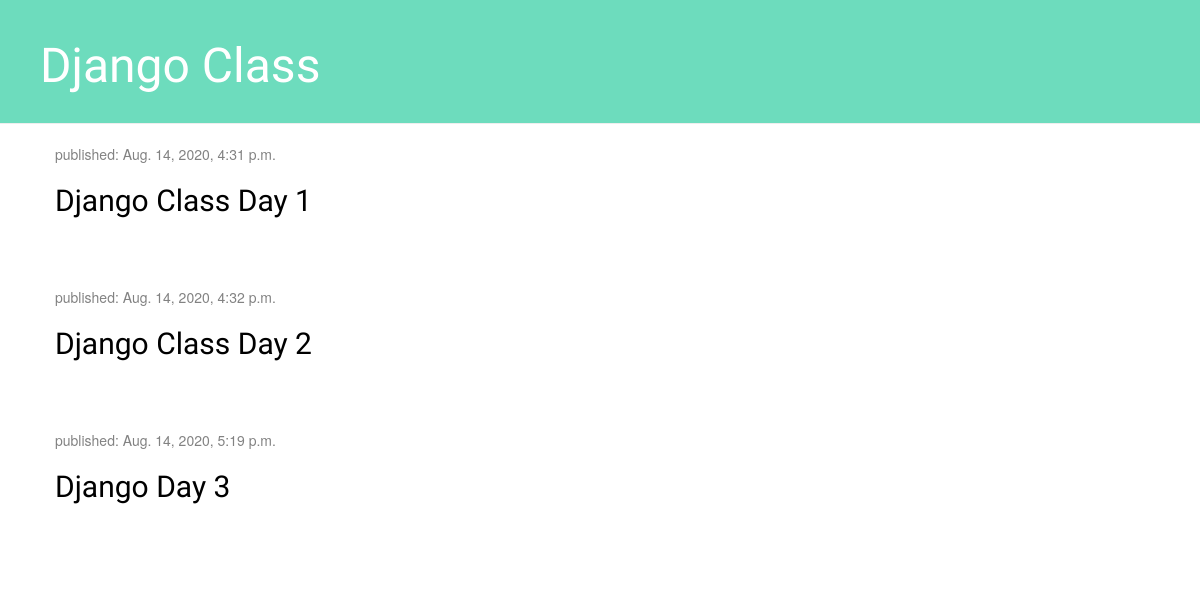
The app's page /, older data.
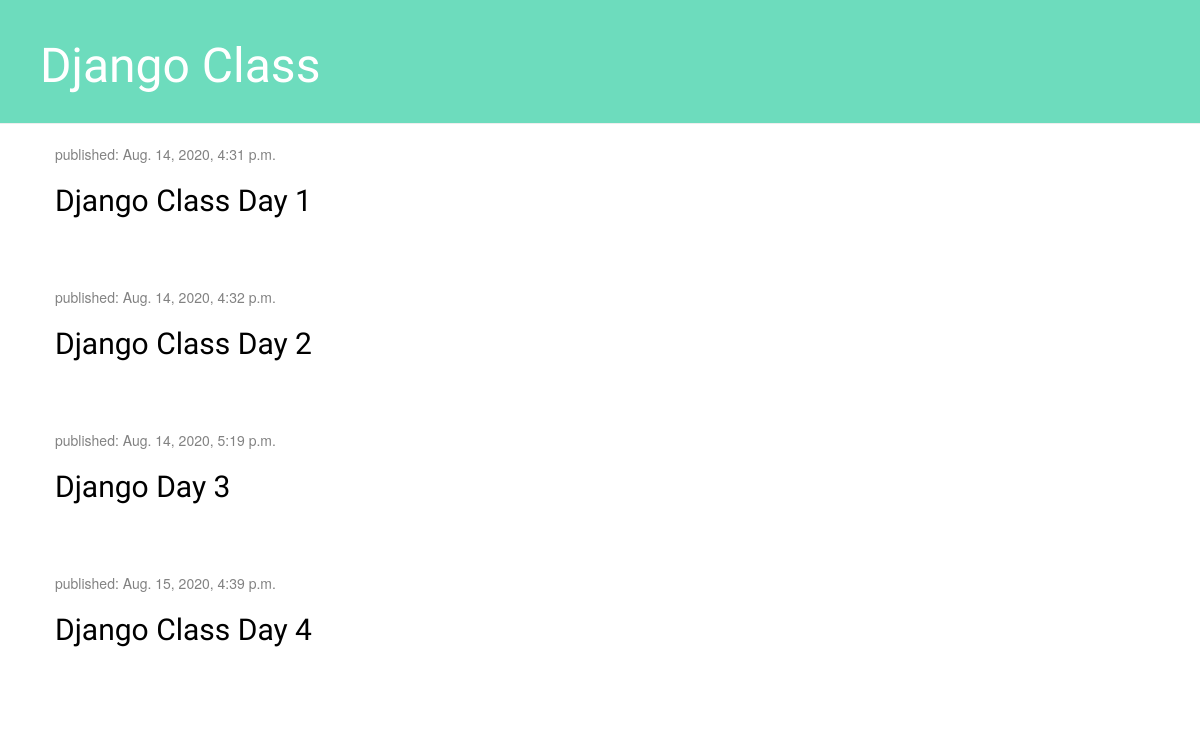
The same page, newer data.
### blog/models.py (models this page shows, shortened)
class Post(models.Model):
    author = models.ForeignKey(settings.AUTH_USER_MODEL, on_delete=models.CASCADE)
    title = models.CharField(max_length=200)
    text = models.TextField()
    created_date = models.DateTimeField(default=timezone.now)
    published_date = models.DateTimeField(blank=True, null=True)

### blog/views.py (the view)
# urls.py: path('', views.post_list, name='post_list'),
def post_list(request):
    posts = Post.objects.filter(published_date__lte=timezone.now()).order_by('published_date')
    return render(request, 'blog/post_list.html', {'posts': posts})

### templates/blog/post_list.html
{% extends 'blog/base.html' %}
{% block content %}
{% for post in posts %}
                <div class="post">
                    <div class="date">
                        <p>published: {{ post.published_date }}</p>
                    </div>
                    <h2><a href="{% url 'post_detail' pk=post.pk %}">{{ post.title }}</a></h2>
                </div>
{% endfor %}
{% endblock %}

Row changes from the older to the newer data that the page shows:
added Post: published_date "Aug. 15, 2020, 4:39 p.m.", title "Django Class Day 4"
